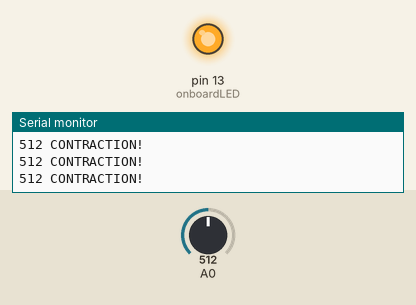
The sketch below on a simulated Arduino Uno, built with avr-gcc and run on an emulated ATmega328P. Parts: output pins drawn as LEDs (lit = HIGH), the last lines printed to the serial monitor. Inputs (shaded band) come from the test bench; at power-on: A0 = 512.

Above: at 1.2 s.
1.3 s: A0 set to 490
At 2.5 s:
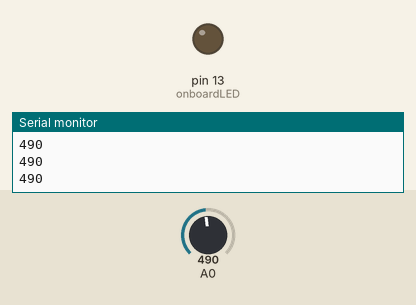
2.8 s: A0 set to 510
At 3.5 s:
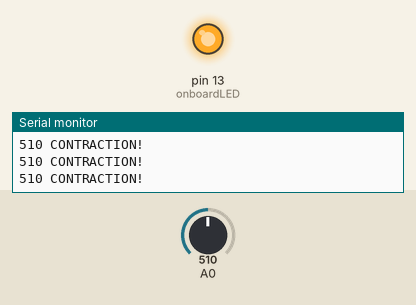
5.8 s: A0 set to 306
At 7.0 s:
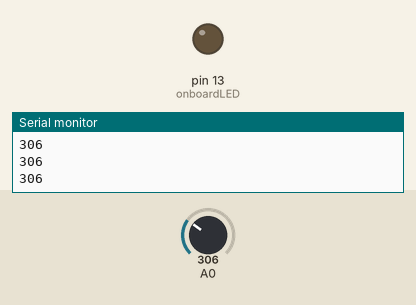
Timing chart, 0 to 8.8 s (numbered marks = the images above; inputs shaded):
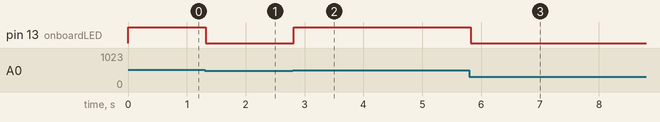

The sketch:

emg_code.ino
```cpp
/*  myoware_serial.ino
*   Sketch by George Marzloff
*   george@marzloffmedia.com
*/

int onboardLED = 13;            // Arduino onboard LED (pin 13) you can control
int voltageThreshold = 500;     // any reading higher will trigger an action

void setup() {
  // put your setup code here, to run when Arduino is powered on:
  Serial.begin(9600);
  pinMode(onboardLED, OUTPUT);
}

void loop() {
  // put your main code here, to run repeatedly:
  int currentVoltage = analogRead(A0);  // store the incoming voltage
  Serial.print(currentVoltage);         // prints voltage to monitor

  if(currentVoltage > voltageThreshold){
     // trigger actions
     Serial.println(" CONTRACTION!"); // prints string + new line
     digitalWrite(onboardLED, HIGH);  //this sends 5V, turning on LED
  } else {
      Serial.println("");             //adds a new line
     digitalWrite(onboardLED, LOW);
     // turn off the light as threshold is not met
  }
}
```

Measured:
- the behaviour switches between 501 and 500 on A0 (found by bisection; images 0 and 1)
- after the input at 1.3 s, pin 13 (onboardLED): HIGH → LOW at once
- after the input at 2.8 s, pin 13 (onboardLED): LOW → HIGH at once
- after the input at 5.8 s, pin 13 (onboardLED): HIGH → LOW at once
